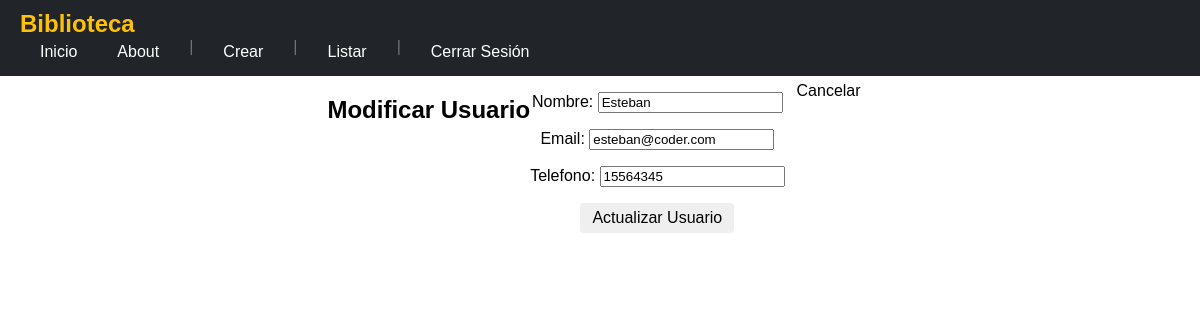
Page /usuario/modificar/8/ (signed in) on the committed database.
### biblioteca/models.py (models this page shows, shortened)
class Usuario(models.Model):
    nombre = models.CharField(max_length=100)
    email = models.EmailField(unique=True)
    telefono = models.CharField(max_length=15, blank=True, null=True)
    fecha_registro = models.DateTimeField(auto_now_add=True)
    prestamos: QuerySet[Any]

### biblioteca/views.py (the view)
# urls.py: path('usuario/modificar/<int:usuario_id>/', views.modificar_usuario, name='modificar_usuario'),
@login_required
def modificar_usuario(request, usuario_id):
    usuario = get_object_or_404(Usuario, id=usuario_id)
    if request.method == "POST":
        form = UsuarioForm(request.POST, instance=usuario)
        if form.is_valid():
            form.save()
            messages.success(request, f"El usuario {usuario.nombre} ha sido actualizado correctamente.")
            return redirect("listar_usuarios")
    else:
        form = UsuarioForm(instance=usuario)
    return render(request, "biblioteca/modificar_usuario.html", {"form": form, "usuario": usuario})

### biblioteca/forms.py
class UsuarioForm(forms.ModelForm):
    class Meta:
        model = Usuario
        fields = ['nombre', 'email', 'telefono']

### biblioteca/templates/biblioteca/modificar_usuario.html (shortened to what this page needs)
{% extends "biblioteca/base.html" %}
{% block contenido %}
<h2>Modificar Usuario</h2>
<form method="POST">
    {{ form.as_p }}
    <button type="submit" class="btn btn-primary">Actualizar Usuario</button>
</form>
<a href="{% url 'listar_usuarios' %}" class="btn btn-secondary">Cancelar</a>
{% endblock %}

### biblioteca/static/css/styles.css (style rules this page uses)
body { margin: 0; font-family: Arial, sans-serif; cursor: default; }
body.authenticated { cursor: pointer; }
.btn { display: inline-block; text-align: center; padding: 0.375rem 0.75rem; font-size: 1rem; border-radius: 0.25rem; border: none; text-decoration: none; color: black; }

### rows in the picture
Usuario: nombre "Esteban", email "esteban@coder.com", telefono "15564345"
